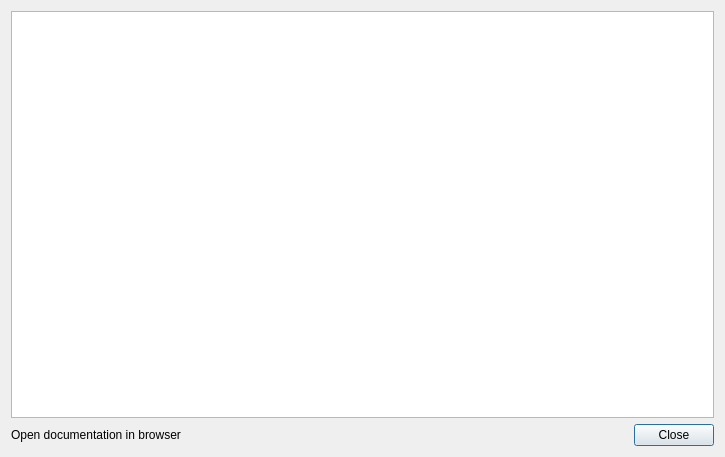
<?xml version="1.0" encoding="UTF-8"?>
<ui version="4.0">
 <class>ScriptingDocumentationDialog</class>
 <widget class="QDialog" name="ScriptingDocumentationDialog">
  <property name="geometry">
   <rect>
    <x>0</x>
    <y>0</y>
    <width>725</width>
    <height>457</height>
   </rect>
  </property>
  <property name="sizePolicy">
   <sizepolicy hsizetype="Expanding" vsizetype="Expanding">
    <horstretch>1</horstretch>
    <verstretch>1</verstretch>
   </sizepolicy>
  </property>
  <property name="windowTitle">
   <string>Scripting Documentation</string>
  </property>
  <property name="modal">
   <bool>false</bool>
  </property>
  <layout class="QGridLayout" name="gridLayout">
   <item row="0" column="0" colspan="2">
    <widget class="QTextBrowser" name="textBrowser">
     <property name="sizePolicy">
      <sizepolicy hsizetype="Expanding" vsizetype="Expanding">
       <horstretch>1</horstretch>
       <verstretch>1</verstretch>
      </sizepolicy>
     </property>
     <property name="openExternalLinks">
      <bool>true</bool>
     </property>
    </widget>
   </item>
   <item row="1" column="0">
    <widget class="QLabel" name="scripting_doc_link">
     <property name="sizePolicy">
      <sizepolicy hsizetype="Expanding" vsizetype="Preferred">
       <horstretch>0</horstretch>
       <verstretch>0</verstretch>
      </sizepolicy>
     </property>
     <property name="text">
      <string>Open documentation in browser</string>
     </property>
     <property name="wordWrap">
      <bool>true</bool>
     </property>
     <property name="openExternalLinks">
      <bool>true</bool>
     </property>
    </widget>
   </item>
   <item row="1" column="1">
    <widget class="QDialogButtonBox" name="buttonBox">
     <property name="orientation">
      <enum>Qt::Horizontal</enum>
     </property>
     <property name="standardButtons">
      <set>QDialogButtonBox::Close</set>
     </property>
    </widget>
   </item>
  </layout>
 </widget>
 <resources/>
 <connections/>
</ui>
